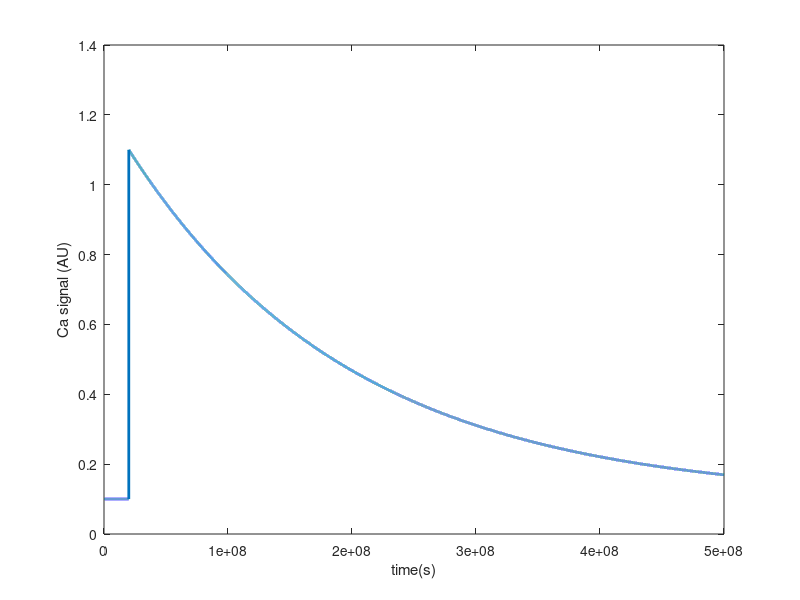

Here is the MATLAB script that generated this plot:
clear all
close all

%creating a calcium kernel
%CaNew = (1 - fr_time./tau).*Ca + (fr_time./tau)Cbaseline + sp_ht.*n_sp;
%%from Vogelstein, Paninski et al, J neurophys; DOI: 10.1152/jn.01073.2009

tau = 1.8;           %in s
fr_time = .0001;       %in s
Cbaseline = .1;
Ca = Cbaseline;
n_frames = 50000;
sp_ht = 1;
saved_Ca = zeros(1, n_frames);
for t_step = 1:n_frames
    if t_step == 2000
        n_sp = 1;
    elseif t_step == 75
        n_sp = 0;
    else
        n_sp = 0;
    end
        
    CaNew = ( (1 - fr_time./tau).*Ca) + ( (fr_time./tau).*Cbaseline) + (sp_ht.*n_sp);
    saved_Ca(1, t_step) = CaNew;
    Ca = CaNew;
    
end
t_vec = 1./fr_time:1./fr_time:(n_frames./fr_time);
plot(t_vec, saved_Ca, 'LineWidth', 2);
xlabel('time(s)')
ylabel('Ca signal (AU)')